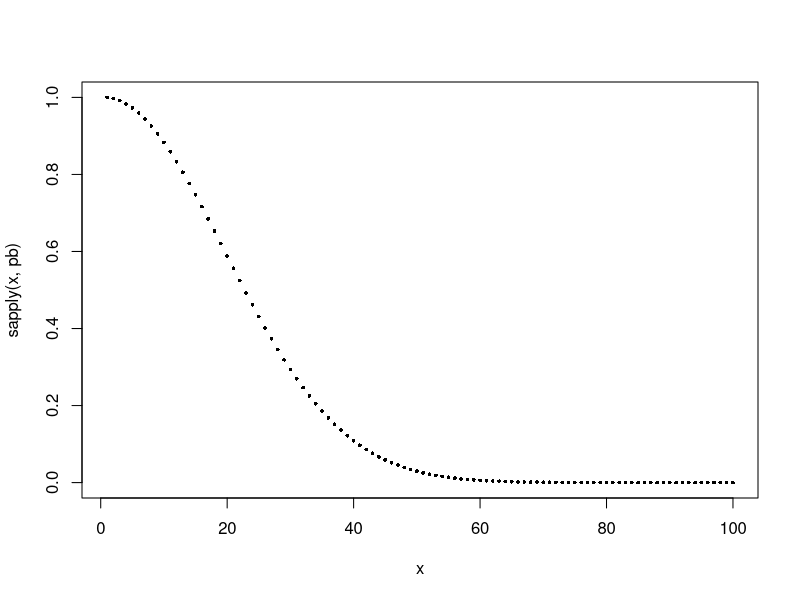
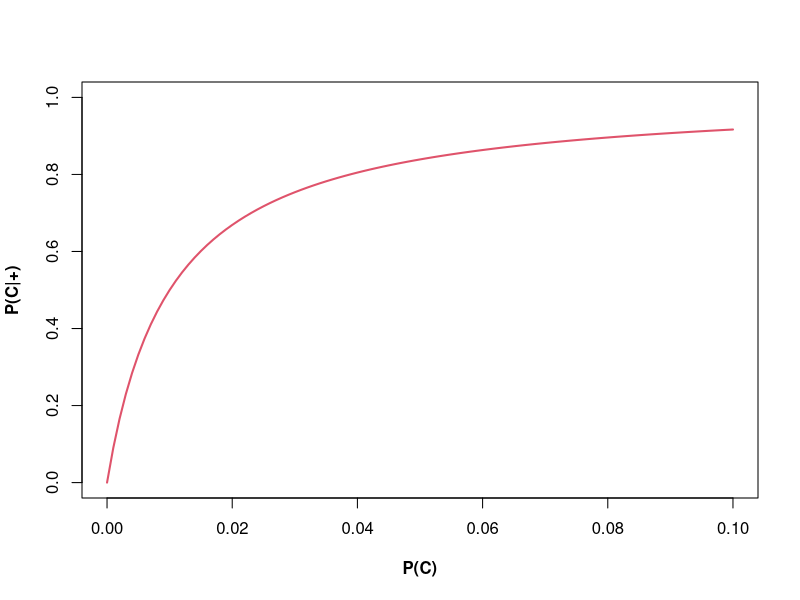
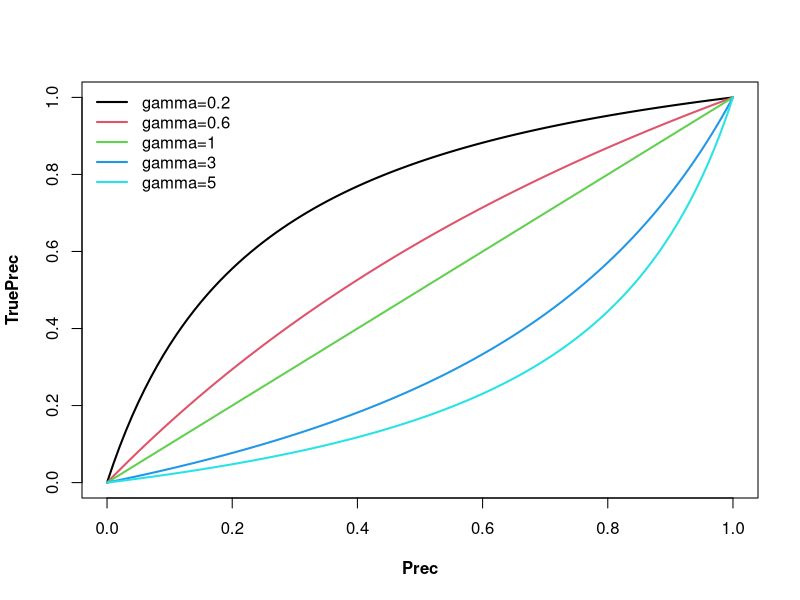

Generate these figures, in order, with R:
######################################
# Statistics for data science: R 
# 
# http://didawiki.di.unipi.it/doku.php/mds/sds/
######################################

# [CTRL-Enter] to execute a line

###### Script Lesson 02 (ctd): Introduction and basics ##########

# functions: factorial
fact = function(x) if(x<=0) 1 else x*fact(x-1)
sapply(1:20, fact)

fact2 = function(x) prod(1:x)
sapply(1:20, fact2)

# Plot of Fig. 3.1 in [T]: no coincident birthdays
x = 1:100
pb = function(n) prod(1- (1:n-1)/365)
plot(x, sapply(x, pb), pch=16, cex=0.5)

# global variables
adda = function(x) { 
  x+a # global variable a
}
a=3; adda(8) # return 8+a
# local variables
add5 = function(x) { 
  a=5 # local variable, overrides global with same name
  x+a
}
a=3; add5(8)
a # a is still 3
# pass by value
change = function(x) { 
  x[1] = 100
  x
}
a=3; change(a)
a # a is unchanged
# same for vectors - try in Python, what does it happen?
w=c(0,1,2); change(w)
w # w is unchanged 

###### Script Lesson 03: Bayes's rule and applications ##########

# P(C|+) given P(C)
f = function(x) (.99*x)/(.99*x + .01*(1-x))
curve(f(x), xlim=c(0, 0.1), ylim=c(0,1), xlab='P(C)', ylab='P(C|+)', font.lab=2, lwd=2, col=2)

# Precision correction under shift
f = function(prec, gamma) prec/(prec + gamma*(1-prec))
gamma = c(seq(0.2, 0.8, 0.4), seq(1,5,2))
n = length(gamma)
for (i in 1:n)
  curve(f(x, gamma[i]), xlab='Prec', ylab='TruePrec', add=(i>1), font.lab=2, lwd=2, col=i)
legend("topleft", legend=paste("gamma=", gamma,sep=''), col=1:n, lty=1, lwd=2, box.lty=0, bg="transparent")
